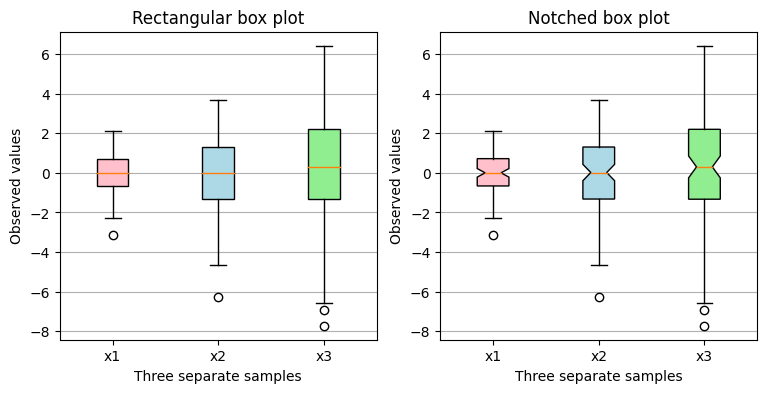

The Python source for this figure:
import matplotlib.pyplot as plt
import numpy as np

# Random test data
np.random.seed(19680801)
all_data = [np.random.normal(0, std, size=100) for std in range(1, 4)]
labels = ['x1', 'x2', 'x3']

fig, (ax1, ax2) = plt.subplots(nrows=1, ncols=2, figsize=(9, 4))

# rectangular box plot
bplot1 = ax1.boxplot(all_data,
                     notch=False,
                     vert=True,  # vertical box alignment
                     patch_artist=True,  # fill with color
                     labels=labels)  # will be used to label x-ticks
ax1.set_title('Rectangular box plot')



# notch shape box plot
bplot2 = ax2.boxplot(all_data,
                     notch=True,  # notch shape
                     vert=True,  # vertical box alignment
                     patch_artist=True,  # fill with color
                     labels=labels)  # will be used to label x-ticks



ax2.set_title('Notched box plot')





# fill with colors
colors = ['pink', 'lightblue', 'lightgreen']
for bplot in (bplot1, bplot2):
    for patch, color in zip(bplot['boxes'], colors):
        patch.set_facecolor(color)

        
        
# adding horizontal grid lines
for ax in [ax1, ax2]:
    ax.yaxis.grid(True)
    ax.set_xlabel('Three separate samples')
    ax.set_ylabel('Observed values')

plt.show()

plt.savefig('Boxplot_mpl.png')